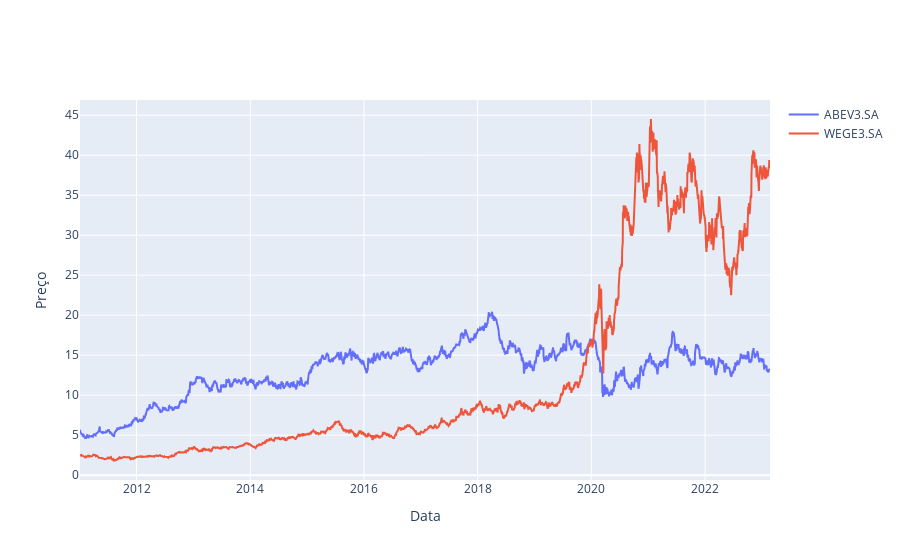

Write notebook code for a chart like this one.
### Code cell
tickers = ['ABEV3.SA', 'WEGE3.SA']
data = yf.download(tickers, '2010-12-31')['Adj Close']

traces = []
for ticker in tickers:
    traces.append(go.Scatter(x = data.index, y = data[ticker], mode = 'lines', name = ticker))
    
layout = go.Layout(xaxis_title = 'Data', yaxis_title = 'Preço')
fig = go.Figure(data = traces, layout = layout)
fig.show()

### Figure 1 — Plotly figure (JSON) as saved in the notebook; plotly's stock layout.template omitted (floating-point values rounded to 4 significant figures; data arrays with more than 128 entries replaced by an {"elided": "..."} marker saying what was removed)
{"data": [{"mode": "lines", "name": "ABEV3.SA", "type": "scatter", "x": {"elided": "3014 str values"}, "y": {"elided": "3014 float values"}}, {"mode": "lines", "name": "WEGE3.SA", "type": "scatter", "x": {"elided": "3014 str values"}, "y": {"elided": "3014 float values"}}], "layout": {"xaxis": {"title": {"text": "Data"}}, "yaxis": {"title": {"text": "Preço"}}}}
